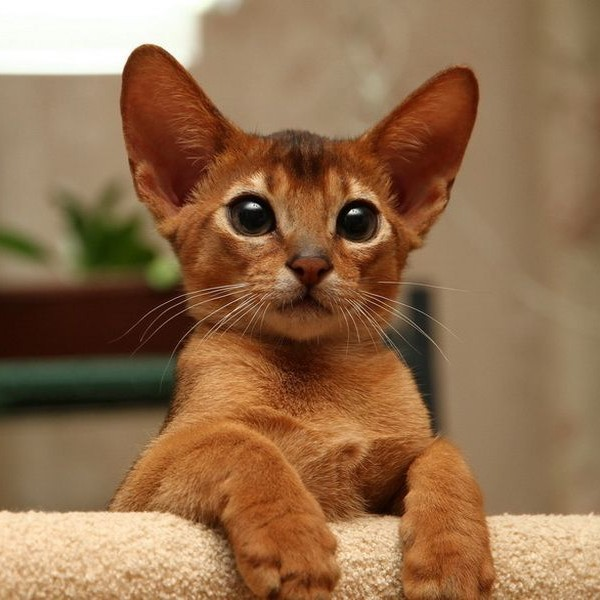
#> input picture 4 семестр/Частотки/Лаб.работа 6/sources/cat.jpg, 600 x 600 px, found by its file name
$ python -i task_2.py   (imports and definitions only)
#> lines starting #> are read from the running program, lines starting #| are printed output that depends on the picture
import os

import cv2 as cv
import numpy as np

from .drawer import drawer


def fft(image, width, height):
    return np.fft.fft2(image, (height, width))


def ifft(image):
    return np.fft.ifft2(image).real


def blurring(image, option, n) -> np.ndarray:  # type: ignore
    match option:
        case 'block':
            kernel = np.ones((n, n), np.float64) / n**2
            return cv.filter2D(image, ddepth=-1, kernel=kernel)
        case 'gauss':
            gauss = np.array(
                [
                    [
                        np.e ** ((-9 / (n**2)) * ((i - (n + 1) / 2) ** 2 + (j - (n + 1) / 2) ** 2))
                        for i in range(1, n + 1)
                    ]
                    for j in range(1, n + 1)
                ]
            )
            kernel = gauss / np.sum(gauss)
            return cv.filter2D(image, ddepth=-1, kernel=kernel)


def task(filename: str):
#> called with filename = '../sources/cat.jpg'
    os.makedirs('sources/2second', exist_ok=True)
    os.chdir('sources/2second')

    ns = [9, 15, 27]
    image = cv.imread(f'../{filename}', cv.IMREAD_GRAYSCALE)
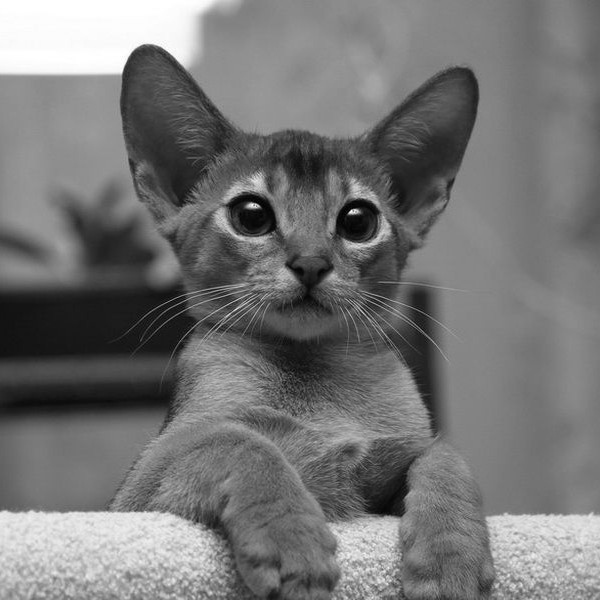
#> image: shape (600, 600); min 0, max 255, mean 117.1
    h, w = image.shape
#> h = 600; w = 600
    for n in ns:
        blurred_block = blurring(image, 'block', n)
        blurred_gauss = blurring(image, 'gauss', n)
        drawer(blurred_block, f'block_{n}')
        drawer(blurred_gauss, f'gauss_{n}')
#> this loop made 1 pass
#> pass 1, in task, `blurred_block = blurring(image, 'block', n)`:
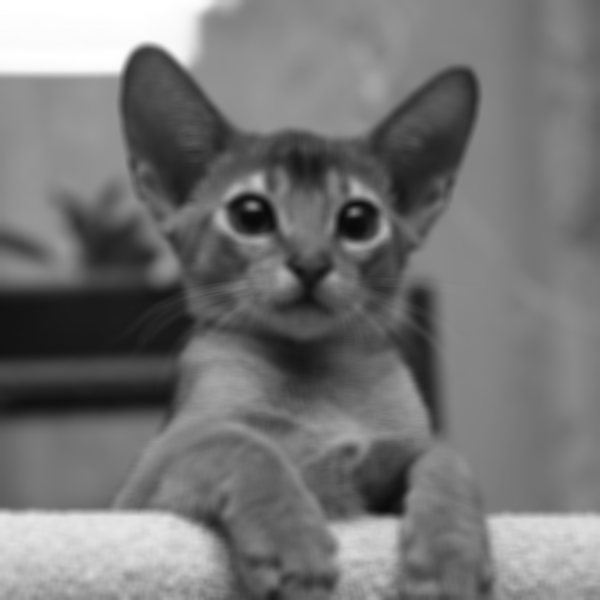
#> blurred_block: shape (600, 600); min 8, max 255, mean 117.1

    for n in ns:
        height, width = h + n - 1, w + n - 1
        gauss = np.array(
            [
                [np.e ** ((-9 / (n**2)) * ((i - (n + 1) / 2) ** 2 + (j - (n + 1) / 2) ** 2)) for i in range(1, n + 1)]
                for j in range(1, n + 1)
            ]
        )

        block_kernel = np.ones((n, n), np.float64) / n**2
        fft_block = np.multiply(fft(image, width, height), fft(block_kernel, width, height))
        blurred_block = ifft(fft_block)

        gauss_kernel = gauss / np.sum(gauss)
        fft_gauss = np.multiply(fft(image, width, height), fft(gauss_kernel, width, height))
        blurred_gauss = ifft(fft_gauss)

        drawer(blurred_block, f'block_fft_{n}')
        drawer(blurred_gauss, f'gauss_fft_{n}')

    os.chdir('../..')

#> (the run stopped early here; a loop or call above may not have finished)
